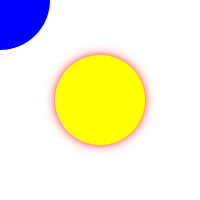
Frame 1 (no input)
Frame 60 (the mouse pressed at the canvas centre just before this capture): identical to frame 1, image omitted
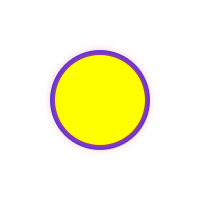
Frame 120 (the mouse held since frame 60 and released just before this capture)

The Processing sketch that drew these frames (run headless with seeded random() and noise(); from frame 60 on, the mouse is pressed at the canvas centre):

// Processing sketch: Session_02_06
// ── Session_02_06.pde
PGraphics pg;

void setup(){
  size(200,200);
  fill(0, 0, 255);
  noStroke();
  smooth();
  pg = createGraphics(width, height, JAVA2D);
  pg.beginDraw();
  pg.smooth();
  pg.background(255, 0);
  pg.noStroke();
  pg.fill(255,0,0);
  pg.ellipse(100,100,95,95);
  pg.filter( BLUR, 6 );
  pg.fill(255,255,0);
  pg.ellipse(100,100,90,90);
  pg.endDraw();
}

void draw(){
  background(255);
  ellipse(mouseX, mouseY, 100, 100);
  image(pg, 0, 0);
}
